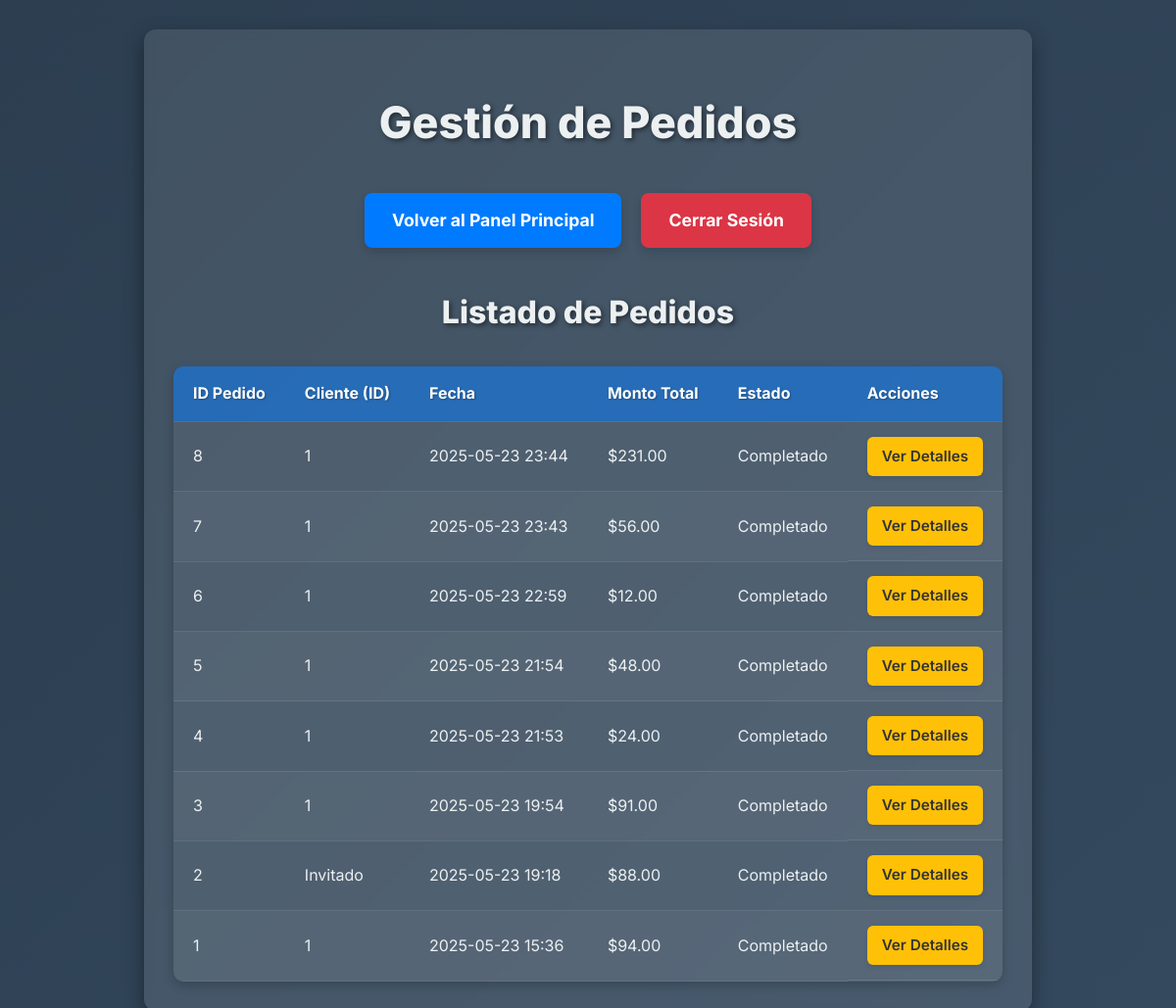
Page /admin/orders (signed in) on the earlier database version.
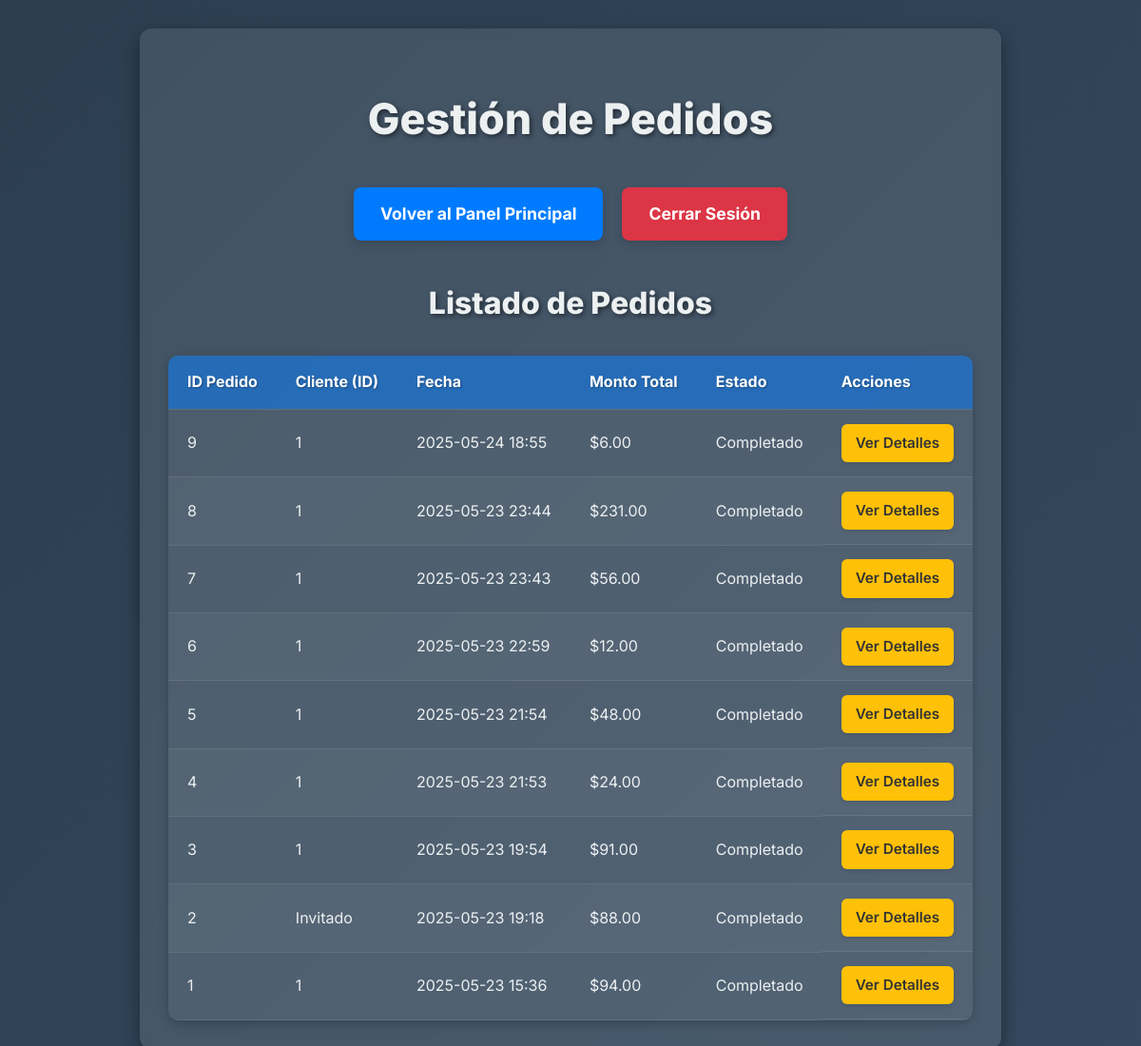
Same page on the later database version.
### app.py (models this page shows, shortened)
class Order(db.Model):
    id = db.Column(db.Integer, primary_key=True)
    user_id = db.Column(db.Integer, db.ForeignKey('user.id'), nullable=True) # Puede ser nulo si es invitado
    date_created = db.Column(db.DateTime, default=datetime.utcnow)
    total_amount = db.Column(db.Float, nullable=False)
    status = db.Column(db.String(50), default='Completado') # Ejemplo: 'Completado', 'Pendiente', 'Enviado'
    items = db.relationship('OrderItem', backref='order', lazy=True)

### app.py (the view)
@app.route('/admin/orders')
@login_required
def admin_orders():
    if not current_user.is_admin:
        flash('Acceso denegado. Solo administradores.', 'error')
        return redirect(url_for('login'))
    orders = Order.query.order_by(Order.date_created.desc()).all()
    return render_template('admin_orders.html', orders=orders)

### app.py (called while the page is built)
@login_manager.user_loader
def load_user(user_id):
    return User.query.get(int(user_id))

### templates/admin_orders.html (shortened to what this page needs)
<!DOCTYPE html>
<html lang="es">
<head>
</head>
<body>
    <div class="container">
        <h1>Gestión de Pedidos</h1>
        <div class="button-group">
            <a href="{{ url_for('admin_dashboard') }}">Volver al Panel Principal</a>
            <a href="{{ url_for('logout') }}" class="logout">Cerrar Sesión</a>
        </div>
        <h2>Listado de Pedidos</h2>
        {% if orders %}
        <table>
            <thead>
                <tr>
                    <th>ID Pedido</th>
                    <th>Cliente (ID)</th>
                    <th>Fecha</th>
                    <th>Monto Total</th>
                    <th>Estado</th>
                    <th>Acciones</th>
                </tr>
            </thead>
            <tbody>
                {% for order in orders %}
                <tr>
                    <td>{{ order.id }}</td>
                    <td>{{ order.user_id if order.user_id else 'Invitado' }}</td>
                    <td>{{ order.date_created.strftime('%Y-%m-%d %H:%M') }}</td>
                    <td>${{ "%.2f"|format(order.total_amount) }}</td>
                    <td>
                        <span class="status-{{ order.status.lower() }}">
                            {{ order.status }}
                        </span>
                    </td>
                    <td class="table-actions">
                        <a href="{{ url_for('admin_order_details', order_id=order.id) }}">Ver Detalles</a>
                    </td>
                </tr>
                {% endfor %}
            </tbody>
        </table>
        {% else %}
            <p>No hay pedidos registrados en este momento.</p>
        {% endif %}
    </div>
</body>
</html>

Differences in the rows shown:
added Order: id "9", user "1", date_created "2025-05-24 18:55", total_amount "6.00", status "Completado"
